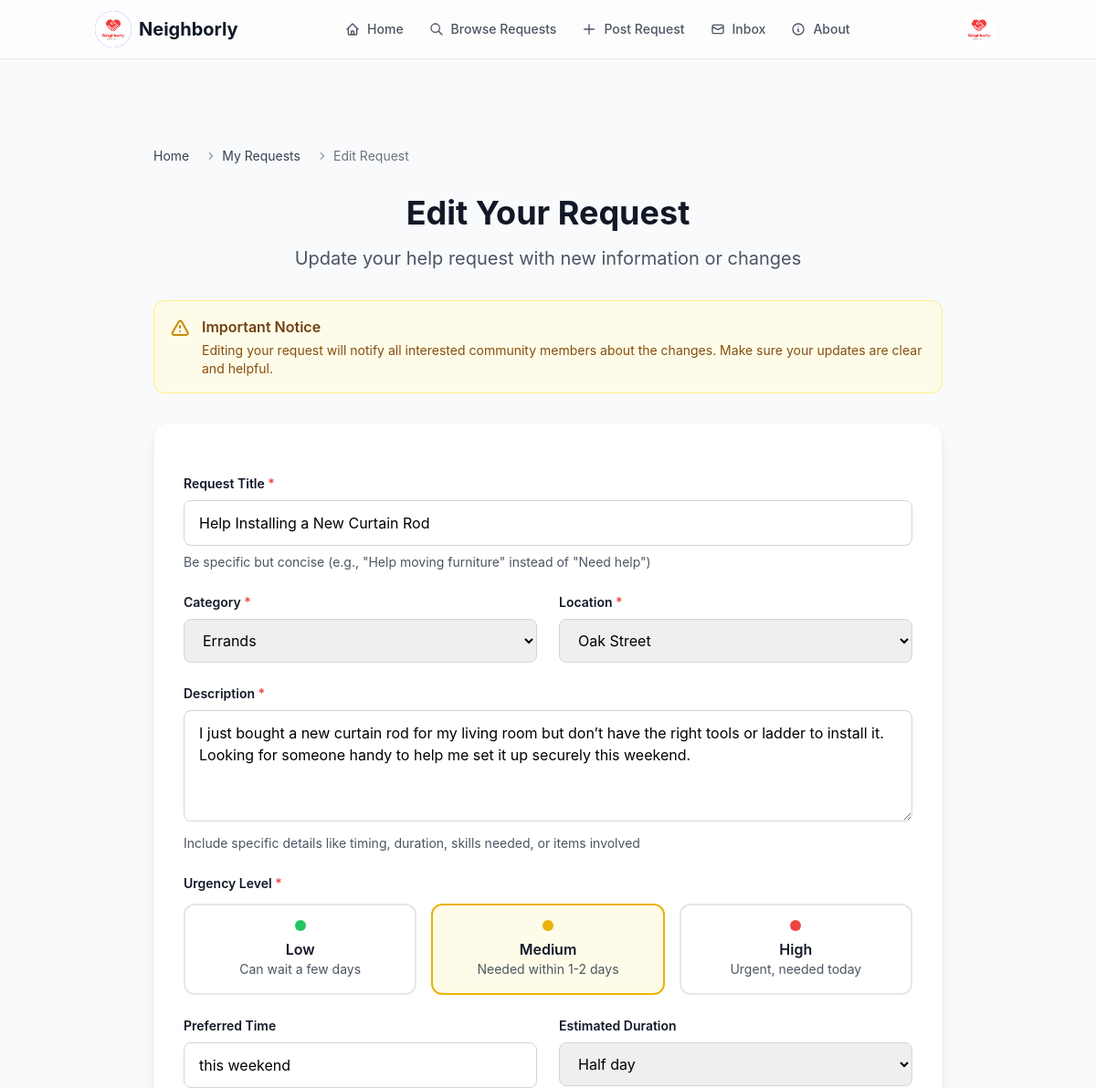
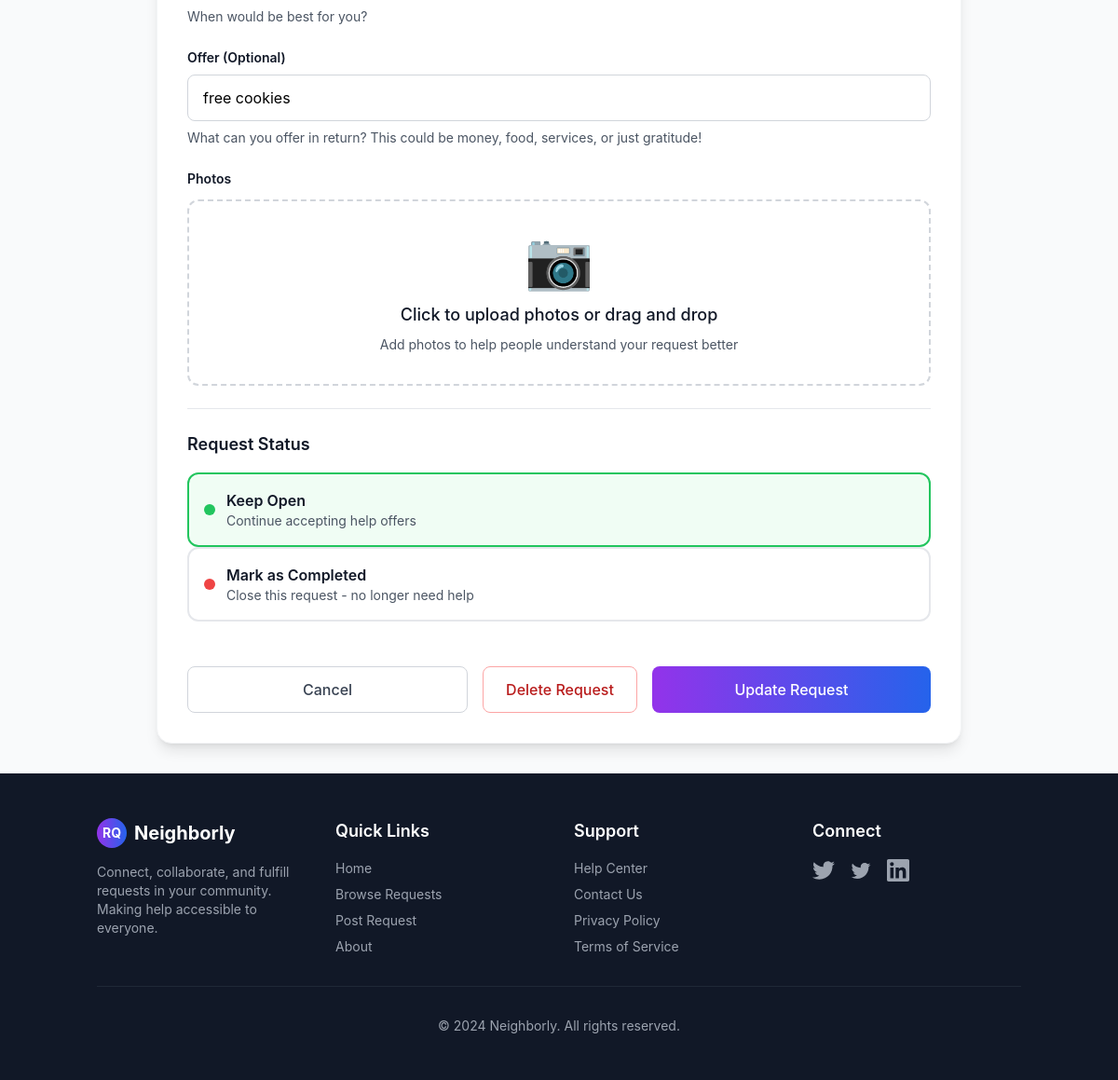
Page /edit/2 (signed in) on the committed database (2 pictures, top to bottom).
### aid/models.py (models this page shows, shortened)
class Request(models.Model):
    STATUS_CHOICES = [
        ('open', 'Open'),
        ('in_progress', 'In Progress'),
        ('completed', 'Completed'),
        ('cancelled', 'Cancelled'),
    ]
    URGENCY_CHOICES = [
        ('low', 'Low'),
        ('medium', 'Medium'),
        ('high', 'High'),
    ]
    title = models.CharField(max_length=200)
    category = ForeignKey('Category', on_delete=models.CASCADE)
    location = ForeignKey('aid.Location', on_delete=models.CASCADE)
    description = models.TextField()
    urgency_level = models.CharField(max_length=50, choices=URGENCY_CHOICES, default='medium')
    preferred_time = models.CharField(max_length=50, blank=True, null=True)
    estimated_duration = models.CharField(max_length=50, blank=True, null=True)
    skills = models.CharField(max_length=50, blank=True, null=True)
    offer = models.TextField(blank=True, null=True)
    photo = models.ImageField(upload_to='requests_pictures/', blank=True, null=True)
    author = models.ForeignKey(settings.AUTH_USER_MODEL, on_delete=models.CASCADE)
    time_posted = models.DateTimeField(auto_now_add=True)
    status = models.CharField(max_length=20, choices=STATUS_CHOICES, default='open')

### aid/views.py (the view, shortened to what this page needs)
# urls.py: path('edit/<int:request_id>', edit_request, name='edit_request'),
@login_required
def edit_request(request, request_id):
    req = get_object_or_404(Request, id=request_id, author=request.user)
    categories = Category.objects.all()
    locations = Location.objects.all()
    context = {
        'request': req,
        'categories': categories,
        'locations': locations,
    }
    return render(request, 'aid/edit_request.html', context)

### aid/templates/aid/edit_request.html (shortened to what this page needs)
{% extends "aid/base.html" %}
{% load static %}
{% block content %}
<main class="py-8">
    <div class="container mx-auto px-4 max-w-4xl">
        <div class="mb-6">
            <nav class="flex mb-8 text-sm" aria-label="Breadcrumb">
                <ol class="inline-flex items-center space-x-1 md:space-x-3">
                    <li class="inline-flex items-center">
                        <a href="{% url 'aid:home' %}" class="text-gray-700 hover:text-purple-600 transition-colors">Home</a>
                    </li>
                    <li>
                        <div class="flex items-center">
                            <svg class="w-4 h-4 text-gray-400 mx-1" fill="currentColor" viewBox="0 0 20 20">
                                <path fill-rule="evenodd" d="M7.293 14.707a1 1 0 010-1.414L10.586 10 7.293 6.707a1 1 0 011.414-1.414l4 4a1 1 0 010 1.414l-4 4a1 1 0 01-1.414 0z" clip-rule="evenodd"></path>
                            </svg>
                            <a href="{% url 'aid:my_requests' %}" class="text-gray-700 hover:text-purple-600 transition-colors">My Requests</a>
                        </div>
                    </li>
                    <li>
                        <div class="flex items-center">
                            <svg class="w-4 h-4 text-gray-400 mx-1" fill="currentColor" viewBox="0 0 20 20">
                                <path fill-rule="evenodd" d="M7.293 14.707a1 1 0 010-1.414L10.586 10 7.293 6.707a1 1 0 011.414-1.414l4 4a1 1 0 010 1.414l-4 4a1 1 0 01-1.414 0z" clip-rule="evenodd"></path>
                            </svg>
                            <span class="text-gray-500">Edit Request</span>
                        </div>
                    </li>
                </ol>
            </nav>
        </div>
        <div class="text-center mb-8">
            <h1 class="text-3xl md:text-4xl font-bold text-gray-900 mb-4">Edit Your Request</h1>
            <p class="text-xl text-gray-600 max-w-2xl mx-auto">
                Update your help request with new information or changes
            </p>
        </div>
        <div class="bg-yellow-50 border border-yellow-200 rounded-xl p-4 mb-8">
            <div class="flex items-start">
                <div>
                    <h3 class="font-semibold text-yellow-900 mb-1">Important Notice</h3>
                    <p class="text-yellow-800 text-sm">Editing your request will notify all interested community members about the changes. Make sure your updates are clear and helpful.</p>
                </div>
            </div>
        </div>
        <div class="bg-white rounded-2xl shadow-lg border border-gray-100 p-8">
            <form id="edit-request-form" method="POST" enctype="multipart/form-data" class="space-y-6">
                <div class="space-y-2">
                    <label for="title" class="block text-sm font-semibold text-gray-900">
                        Request Title <span class="text-red-500">*</span>
                    </label>
                    <input type="text" id="title" name="title" maxlength="100" required value="{{ request.title }}"
                           class="w-full px-4 py-3 border border-gray-300 rounded-lg focus:ring-2 focus:ring-purple-500 focus:border-transparent transition-colors"
                           placeholder="Brief, clear title for your request">
                    <p class="text-sm text-gray-600">Be specific but concise (e.g., "Help moving furniture" instead of "Need help")</p>
                </div>
                <div class="grid grid-cols-1 md:grid-cols-2 gap-6">
                    <div class="space-y-2">
                        <label for="category" class="block text-sm font-semibold text-gray-900">
                            Category <span class="text-red-500">*</span>
                        </label>
                        <select id="category" name="category" required
                                class="w-full px-4 py-3 border border-gray-300 rounded-lg focus:ring-2 focus:ring-purple-500 focus:border-transparent transition-colors">
                            {% for category in categories %}
                                {%if category.name == request.category.name%}
                                    <option value="{{ category.id }}" selected>{{ category.name }}</option>
                                {%else%}<option value="{{ category.id }}">{{ category.name }}</option>
                                {%endif%}
                            {% endfor %}
                        </select>
                    </div>
                    <div class="space-y-2">
                        <label for="location" class="block text-sm font-semibold text-gray-900">
                            Location <span class="text-red-500">*</span>
                        </label>
                        <select id="location" name="location" required
                                class="w-full px-4 py-3 border border-gray-300 rounded-lg focus:ring-2 focus:ring-purple-500 focus:border-transparent transition-colors">
                            {% for location in locations %}
                                {%if location.name == request.location.name%}
                                    <option value="{{ location.id }}" selected>{{ location.name }}</option>
                                {%else%}<option value="{{ location.id }}">{{ location.name }}</option>
                                {%endif%}
                            {% endfor %}
                        </select>
                    </div>
                </div>
                <div class="space-y-2">
                    <label for="description" class="block text-sm font-semibold text-gray-900">
                        Description <span class="text-red-500">*</span>
                    </label>
                    <textarea id="description" name="description" rows="4" required
                              class="w-full px-4 py-3 border border-gray-300 rounded-lg focus:ring-2 focus:ring-purple-500 focus:border-transparent transition-colors resize-y"
                              placeholder="Describe what you need help with, when, and any important details...">{{ request.description }}</textarea>
                    <p class="text-sm text-gray-600">Include specific details like timing, duration, skills needed, or items involved</p>
                </div>
                <div class="space-y-3">
                    <label class="block text-sm font-semibold text-gray-900">
                        Urgency Level <span class="text-red-500">*</span>
                    </label>
                    <div class="grid grid-cols-1 md:grid-cols-3 gap-4">
                        <label class="relative">
                            <div class="p-4 border-2 border-gray-200 rounded-xl cursor-pointer transition-all peer-checked:border-green-500 peer-checked:bg-green-50 hover:border-green-300 no-auto-delete">
                                <div class="flex items-center justify-center mb-2">
                                    <div class="w-3 h-3 bg-green-500 rounded-full"></div>
                                </div>
                                <div class="text-center">
                                    <div class="font-semibold text-gray-900">Low</div>
                                    <div class="text-sm text-gray-600">Can wait a few days</div>
                                </div>
                            </div>
                        </label>
                        <label class="relative">
                            <div class="p-4 border-2 border-gray-200 rounded-xl cursor-pointer transition-all peer-checked:border-yellow-500 peer-checked:bg-yellow-50 hover:border-yellow-300 no-auto-delete">
                                <div class="flex items-center justify-center mb-2">
                                    <div class="w-3 h-3 bg-yellow-500 rounded-full"></div>
                                </div>
                                <div class="text-center">
                                    <div class="font-semibold text-gray-900">Medium</div>
                                    <div class="text-sm text-gray-600">Needed within 1-2 days</div>
                                </div>
                            </div>
                        </label>
                        <label class="relative">
                            <div class="p-4 border-2 border-gray-200 rounded-xl cursor-pointer transition-all peer-checked:border-red-500 peer-checked:bg-red-50 hover:border-red-300 no-auto-delete">
                                <div class="flex items-center justify-center mb-2">
                                    <div class="w-3 h-3 bg-red-500 rounded-full"></div>
                                </div>
                                <div class="text-center">
                                    <div class="font-semibold text-gray-900">High</div>
                                    <div class="text-sm text-gray-600">Urgent, needed today</div>
                                </div>
                            </div>
                        </label>
                    </div>
                </div>
                <div class="grid grid-cols-1 md:grid-cols-2 gap-6">
                    <div class="space-y-2">
                        <label for="preferred-time" class="block text-sm font-semibold text-gray-900">Preferred Time</label>
                        <input type="text" id="preferred-time" name="preferred-time" value="{{ request.preferred_time }}"
                               class="w-full px-4 py-3 border border-gray-300 rounded-lg focus:ring-2 focus:ring-purple-500 focus:border-transparent transition-colors"
                               placeholder="e.g., Weekday evenings, Saturday morning">
                        <p class="text-sm text-gray-600">When would be best for you?</p>
                    </div>
                    <div class="space-y-2">
                        <label for="duration" class="block text-sm font-semibold text-gray-900">Estimated Duration</label>
                        <select id="duration" name="duration"
                                class="w-full px-4 py-3 border border-gray-300 rounded-lg focus:ring-2 focus:ring-purple-500 focus:border-transparent transition-colors">
                            <option value="halfday" {% if request.estimated_duration == "halfday" %}selected{% endif %}>Half day</option>
                        </select>
                    </div>
                </div>
                <div class="space-y-2">
                    <label for="compensation" class="block text-sm font-semibold text-gray-900">Offer (Optional)</label>
                    <input type="text" id="compensation" name="compensation" value="{{ request.offer }}"
                           class="w-full px-4 py-3 border border-gray-300 rounded-lg focus:ring-2 focus:ring-purple-500 focus:border-transparent transition-colors"
                           placeholder="e.g., Home-baked cookies, $20, Trade for services">
                    <p class="text-sm text-gray-600">What can you offer in return? This could be money, food, services, or just gratitude!</p>
                </div>
                <div class="space-y-3">
                    <label class="block text-sm font-semibold text-gray-900">Photos</label>
                    <div class="photo-upload border-2 border-dashed border-gray-300 rounded-xl p-8 text-center hover:border-purple-400 transition-colors cursor-pointer" id="photo-upload">
                        <div class="text-6xl mb-4">📷</div>
                        <p class="text-lg font-medium text-gray-900 mb-2">
                            {% if request.photo %}Replace photo{% else %}Click to upload photos{% endif %} or drag and drop
                        </p>
                        <p class="text-sm text-gray-600">Add photos to help people understand your request better</p>
                    </div>
                </div>
                <div class="border-t border-gray-200 pt-6">
                    <h3 class="text-lg font-semibold text-gray-900 mb-4">Request Status</h3>
                    <div class="space-y-3">
                        <label class="relative">
                            <div class="p-4 border-2 border-gray-200 rounded-xl cursor-pointer transition-all peer-checked:border-green-500 peer-checked:bg-green-50 hover:border-green-300 flex items-center">
                                <div class="w-3 h-3 bg-green-500 rounded-full mr-3"></div>
                                <div>
                                    <div class="font-semibold text-gray-900">Keep Open</div>
                                    <div class="text-sm text-gray-600">Continue accepting help offers</div>
                                </div>
                            </div>
                        </label>
                        <label class="relative">
                            <div class="p-4 border-2 border-gray-200 rounded-xl cursor-pointer transition-all peer-checked:border-red-500 peer-checked:bg-red-50 hover:border-red-300 flex items-center">
                                <div class="w-3 h-3 bg-red-500 rounded-full mr-3"></div>
                                <div>
                                    <div class="font-semibold text-gray-900">Mark as Completed</div>
                                    <div class="text-sm text-gray-600">Close this request - no longer need help</div>
                                </div>
                            </div>
                        </label>
                    </div>
                </div>
                <div class="flex flex-col sm:flex-row gap-4 pt-6">
                    <a href="{% url 'aid:request_detail' request.id%}"
                       class="flex-1 px-6 py-3 border border-gray-300 text-gray-700 font-medium rounded-lg hover:bg-gray-50 transition-colors text-center">
                        Cancel
                    </a>
                    <button type="button" onclick="confirmDelete()"
                            class="px-6 py-3 border border-red-300 text-red-700 font-medium rounded-lg hover:bg-red-50 transition-colors">
                        Delete Request
                    </button>
                    <button type="submit"
                            class="flex-1 px-6 py-3 bg-gradient-to-r from-purple-600 to-blue-600 text-white font-medium rounded-lg hover:from-purple-700 hover:to-blue-700 btn-hover transition-all duration-300">
                        Update Request
                    </button>
                </div>
            </form>
        </div>
    </div>
</main>
{% endblock %}

### aid/templates/aid/base.html (style rules this page uses)
* { transition: background-color 0.2s ease, border-color 0.2s ease, color 0.2s ease; }

### rows in the picture
Request: title "Help Installing a New Curtain Rod", description "I just bought a new curtain rod for my living room but don’t have the right tools or ladder to install it. Looking for someone handy to help me set it up securely this weekend.", preferred-time "this weekend", duration "Half day", compensation "free cookies"

### other values in the picture
form field category "Errands"
form field location "Oak Street"
